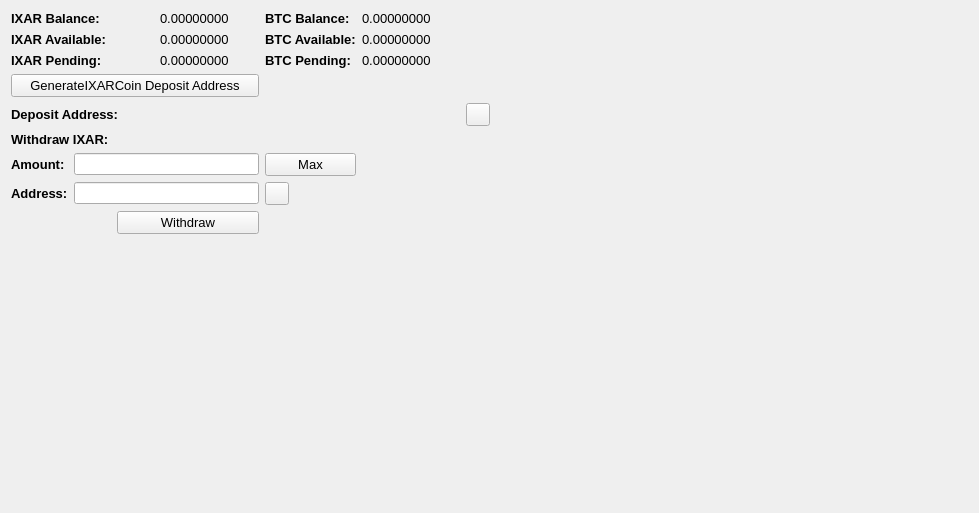
     <widget class="QWidget" name="BalanceTab">
      <attribute name="title">
       <string>Balance</string>
      </attribute>
      <layout class="QGridLayout" name="gridLayout_2">
       <item row="0" column="0" colspan="2">
        <widget class="QLabel" name="label_11">
         <property name="font">
          <font>
           <pointsize>10</pointsize>
           <weight>75</weight>
           <bold>true</bold>
          </font>
         </property>
         <property name="text">
          <string>IXAR Balance:</string>
         </property>
        </widget>
       </item>
       <item row="0" column="3">
        <widget class="QLabel" name="TXBalanceLabel">
         <property name="font">
          <font>
           <pointsize>10</pointsize>
          </font>
         </property>
         <property name="text">
          <string>0.00000000</string>
         </property>
         <property name="textInteractionFlags">
          <set>Qt::LinksAccessibleByMouse|Qt::TextSelectableByMouse</set>
         </property>
        </widget>
       </item>
       <item row="0" column="4">
        <widget class="QLabel" name="label_12">
         <property name="font">
          <font>
           <pointsize>10</pointsize>
           <weight>75</weight>
           <bold>true</bold>
          </font>
         </property>
         <property name="text">
          <string>BTC Balance:</string>
         </property>
        </widget>
       </item>
       <item row="0" column="5">
        <widget class="QLabel" name="BitcoinBalanceLabel">
         <property name="font">
          <font>
           <pointsize>10</pointsize>
          </font>
         </property>
         <property name="text">
          <string>0.00000000</string>
         </property>
         <property name="textInteractionFlags">
          <set>Qt::LinksAccessibleByMouse|Qt::TextSelectableByMouse</set>
         </property>
        </widget>
       </item>
       <item row="0" column="7" rowspan="10">
        <spacer name="horizontalSpacer_4">
         <property name="orientation">
          <enum>Qt::Horizontal</enum>
         </property>
         <property name="sizeHint" stdset="0">
          <size>
           <width>478</width>
           <height>488</height>
          </size>
         </property>
        </spacer>
       </item>
       <item row="1" column="0" colspan="2">
        <widget class="QLabel" name="label_13">
         <property name="font">
          <font>
           <pointsize>10</pointsize>
           <weight>75</weight>
           <bold>true</bold>
          </font>
         </property>
         <property name="text">
          <string>IXAR Available:</string>
         </property>
        </widget>
       </item>
       <item row="1" column="3">
        <widget class="QLabel" name="TXAvailableLabel_2">
         <property name="font">
          <font>
           <pointsize>10</pointsize>
          </font>
         </property>
         <property name="text">
          <string>0.00000000</string>
         </property>
         <property name="textInteractionFlags">
          <set>Qt::LinksAccessibleByMouse|Qt::TextSelectableByMouse</set>
         </property>
        </widget>
       </item>
       <item row="1" column="4">
        <widget class="QLabel" name="label_15">
         <property name="font">
          <font>
           <pointsize>10</pointsize>
           <weight>75</weight>
           <bold>true</bold>
          </font>
         </property>
         <property name="text">
          <string>BTC Available:</string>
         </property>
        </widget>
       </item>
       <item row="1" column="5">
        <widget class="QLabel" name="BitcoinAvailableLabel">
         <property name="font">
          <font>
           <pointsize>10</pointsize>
          </font>
         </property>
         <property name="text">
          <string>0.00000000</string>
         </property>
         <property name="textInteractionFlags">
          <set>Qt::LinksAccessibleByMouse|Qt::TextSelectableByMouse</set>
         </property>
        </widget>
       </item>
       <item row="2" column="0" colspan="2">
        <widget class="QLabel" name="label_14">
         <property name="font">
          <font>
           <pointsize>10</pointsize>
           <weight>75</weight>
           <bold>true</bold>
          </font>
         </property>
         <property name="text">
          <string>IXAR Pending:</string>
         </property>
        </widget>
       </item>
       <item row="2" column="3">
        <widget class="QLabel" name="TXPendingLabel">
         <property name="font">
          <font>
           <pointsize>10</pointsize>
          </font>
         </property>
         <property name="text">
          <string>0.00000000</string>
         </property>
         <property name="textInteractionFlags">
          <set>Qt::LinksAccessibleByMouse|Qt::TextSelectableByMouse</set>
         </property>
        </widget>
       </item>
       <item row="2" column="4">
        <widget class="QLabel" name="label_31">
         <property name="font">
          <font>
           <pointsize>10</pointsize>
           <weight>75</weight>
           <bold>true</bold>
          </font>
         </property>
         <property name="text">
          <string>BTC Pending:</string>
         </property>
        </widget>
       </item>
       <item row="2" column="5">
        <widget class="QLabel" name="BitcoinPendingLabel">
         <property name="font">
          <font>
           <pointsize>10</pointsize>
          </font>
         </property>
         <property name="text">
          <string>0.00000000</string>
         </property>
         <property name="textInteractionFlags">
          <set>Qt::LinksAccessibleByMouse|Qt::TextSelectableByMouse</set>
         </property>
        </widget>
       </item>
       <item row="3" column="0" colspan="4">
        <widget class="QPushButton" name="GenDepositBTN">
         <property name="font">
          <font>
           <pointsize>10</pointsize>
          </font>
         </property>
         <property name="text">
          <string>GenerateIXARCoin Deposit Address</string>
         </property>
        </widget>
       </item>
       <item row="4" column="0" colspan="3">
        <widget class="QLabel" name="label_33">
         <property name="font">
          <font>
           <pointsize>10</pointsize>
           <weight>75</weight>
           <bold>true</bold>
          </font>
         </property>
         <property name="text">
          <string>Deposit Address:</string>
         </property>
        </widget>
       </item>
       <item row="4" column="3" colspan="3">
        <widget class="QLabel" name="DepositAddressLabel">
         <property name="minimumSize">
          <size>
           <width>300</width>
           <height>0</height>
          </size>
         </property>
         <property name="palette">
          <palette>
           <active>
            <colorrole role="WindowText">
             <brush brushstyle="SolidPattern">
              <color alpha="255">
               <red>0</red>
               <green>0</green>
               <blue>0</blue>
              </color>
             </brush>
            </colorrole>
            <colorrole role="Text">
             <brush brushstyle="SolidPattern">
              <color alpha="255">
               <red>0</red>
               <green>0</green>
               <blue>255</blue>
              </color>
             </brush>
            </colorrole>
           </active>
           <inactive>
            <colorrole role="WindowText">
             <brush brushstyle="SolidPattern">
              <color alpha="255">
               <red>0</red>
               <green>0</green>
               <blue>0</blue>
              </color>
             </brush>
            </colorrole>
            <colorrole role="Text">
             <brush brushstyle="SolidPattern">
              <color alpha="255">
               <red>0</red>
               <green>0</green>
               <blue>255</blue>
              </color>
             </brush>
            </colorrole>
           </inactive>
           <disabled>
            <colorrole role="WindowText">
             <brush brushstyle="SolidPattern">
              <color alpha="255">
               <red>120</red>
               <green>120</green>
               <blue>120</blue>
              </color>
             </brush>
            </colorrole>
            <colorrole role="Text">
             <brush brushstyle="SolidPattern">
              <color alpha="255">
               <red>120</red>
               <green>120</green>
               <blue>120</blue>
              </color>
             </brush>
            </colorrole>
           </disabled>
          </palette>
         </property>
         <property name="font">
          <font>
           <pointsize>10</pointsize>
           <weight>75</weight>
           <bold>true</bold>
          </font>
         </property>
         <property name="text">
          <string/>
         </property>
         <property name="alignment">
          <set>Qt::AlignRight|Qt::AlignTrailing|Qt::AlignVCenter</set>
         </property>
         <property name="textInteractionFlags">
          <set>Qt::LinksAccessibleByMouse|Qt::TextSelectableByKeyboard|Qt::TextSelectableByMouse</set>
         </property>
        </widget>
       </item>
       <item row="4" column="6">
        <widget class="QToolButton" name="DepositCopyButton">
         <property name="toolTip">
          <string>Copy to clipboard</string>
         </property>
         <property name="text">
          <string/>
         </property>
         <property name="icon">
          <iconset resource="../bitcoin.qrc">
           <normaloff>:/icons/editcopy</normaloff>:/icons/editcopy</iconset>
         </property>
         <property name="shortcut">
          <string>Alt+P</string>
         </property>
        </widget>
       </item>
       <item row="5" column="0" colspan="2">
        <widget class="QLabel" name="label_34">
         <property name="font">
          <font>
           <pointsize>10</pointsize>
           <weight>75</weight>
           <bold>true</bold>
          </font>
         </property>
         <property name="text">
          <string>Withdraw IXAR:</string>
         </property>
        </widget>
       </item>
       <item row="6" column="0">
        <widget class="QLabel" name="label_26">
         <property name="font">
          <font>
           <pointsize>10</pointsize>
           <weight>75</weight>
           <bold>true</bold>
          </font>
         </property>
         <property name="text">
          <string>Amount:</string>
         </property>
        </widget>
       </item>
       <item row="6" column="1" colspan="3">
        <widget class="QLineEdit" name="WithdrawUnitsInput">
         <property name="font">
          <font>
           <pointsize>9</pointsize>
           <weight>75</weight>
           <bold>true</bold>
          </font>
         </property>
         <property name="text">
          <string/>
         </property>
        </widget>
       </item>
       <item row="6" column="4">
        <widget class="QPushButton" name="Withdraw_Max_Amount">
         <property name="font">
          <font>
           <pointsize>10</pointsize>
          </font>
         </property>
         <property name="text">
          <string>Max</string>
         </property>
        </widget>
       </item>
       <item row="7" column="0">
        <widget class="QLabel" name="label_10">
         <property name="font">
          <font>
           <pointsize>10</pointsize>
           <weight>75</weight>
           <bold>true</bold>
          </font>
         </property>
         <property name="text">
          <string>Address:</string>
         </property>
        </widget>
       </item>
       <item row="7" column="1" colspan="3">
        <widget class="QLineEdit" name="WithdrawAddress">
         <property name="font">
          <font>
           <pointsize>9</pointsize>
           <weight>75</weight>
           <bold>true</bold>
          </font>
         </property>
        </widget>
       </item>
       <item row="7" column="4">
        <widget class="QToolButton" name="WithdrawPasteButton">
         <property name="toolTip">
          <string>Paste from clipboard</string>
         </property>
         <property name="text">
          <string/>
         </property>
         <property name="icon">
          <iconset resource="../bitcoin.qrc">
           <normaloff>:/icons/editpaste</normaloff>:/icons/editpaste</iconset>
         </property>
         <property name="shortcut">
          <string>Alt+P</string>
         </property>
        </widget>
       </item>
       <item row="8" column="2" colspan="2">
        <widget class="QPushButton" name="WithdrawUnitsBtn">
         <property name="font">
          <font>
           <pointsize>10</pointsize>
          </font>
         </property>
         <property name="text">
          <string>Withdraw</string>
         </property>
        </widget>
       </item>
       <item row="9" column="0" colspan="6">
        <spacer name="verticalSpacer">
         <property name="orientation">
          <enum>Qt::Vertical</enum>
         </property>
         <property name="sizeHint" stdset="0">
          <size>
           <width>428</width>
           <height>262</height>
          </size>
         </property>
        </spacer>
       </item>
      </layout>
      <zorder>label_31</zorder>
      <zorder>label_15</zorder>
      <zorder>label_12</zorder>
      <zorder>label_14</zorder>
      <zorder>label_13</zorder>
      <zorder>label_11</zorder>
      <zorder>BitcoinBalanceLabel</zorder>
      <zorder>TXBalanceLabel</zorder>
      <zorder>TXAvailableLabel_2</zorder>
      <zorder>TXPendingLabel</zorder>
      <zorder>BitcoinAvailableLabel</zorder>
      <zorder>BitcoinPendingLabel</zorder>
      <zorder>label_33</zorder>
      <zorder>GenDepositBTN</zorder>
      <zorder>DepositAddressLabel</zorder>
      <zorder>Withdraw_Max_Amount</zorder>
      <zorder>label_34</zorder>
      <zorder>WithdrawUnitsInput</zorder>
      <zorder>label_10</zorder>
      <zorder>label_26</zorder>
      <zorder>WithdrawAddress</zorder>
      <zorder>WithdrawUnitsBtn</zorder>
      <zorder>horizontalSpacer_4</zorder>
      <zorder>verticalSpacer</zorder>
      <zorder>WithdrawPasteButton</zorder>
      <zorder>DepositCopyButton</zorder>
     </widget>
